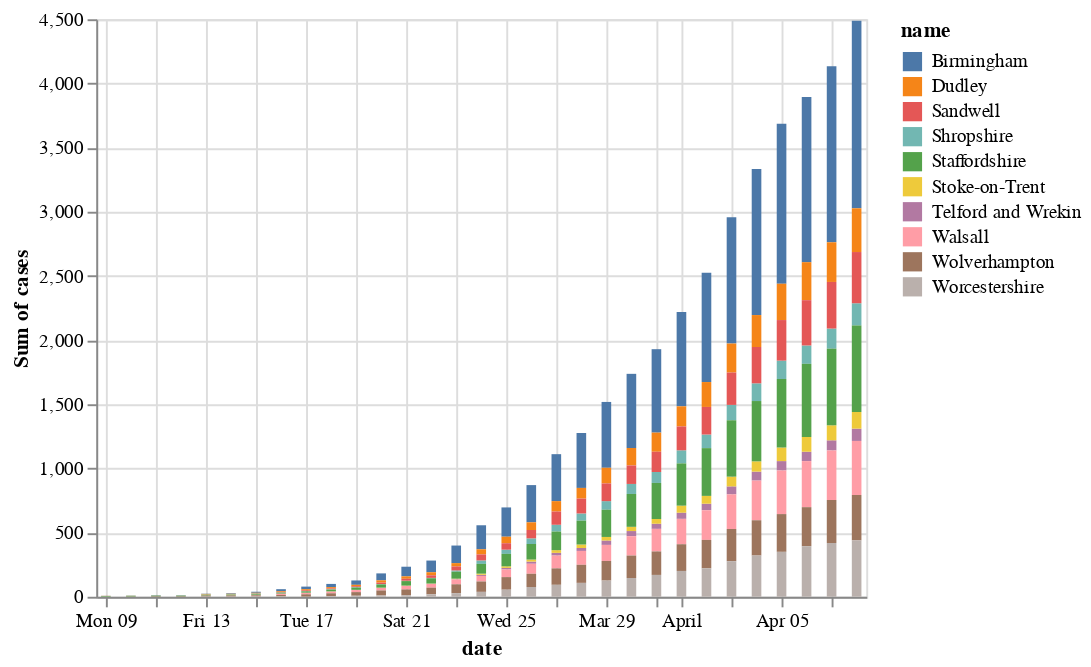

Source (notebook cell):
### Code cell
alt.Chart(our_utla).mark_bar().encode(
    x='date',
    y='sum(cases)',
    color='name',
    tooltip='name'
)

### Figure 1 — Vega-Lite specification as saved in the notebook (floating-point values rounded to 4 significant figures; data arrays with more than 128 entries replaced by an {"elided": "..."} marker saying what was removed)
{"config": {"view": {"continuousWidth": 400, "continuousHeight": 300}}, "data": {"name": "data-f74db84c0c655a87c6745afe311085ef"}, "mark": "bar", "encoding": {"color": {"type": "nominal", "field": "name"}, "tooltip": {"type": "nominal", "field": "name"}, "x": {"type": "temporal", "field": "date"}, "y": {"type": "quantitative", "aggregate": "sum", "field": "cases"}}, "$schema": "https://vega.github.io/schema/vega-lite/v4.8.1.json", "datasets": {"data-f74db84c0c655a87c6745afe311085ef": {"elided": "310 records"}}}
